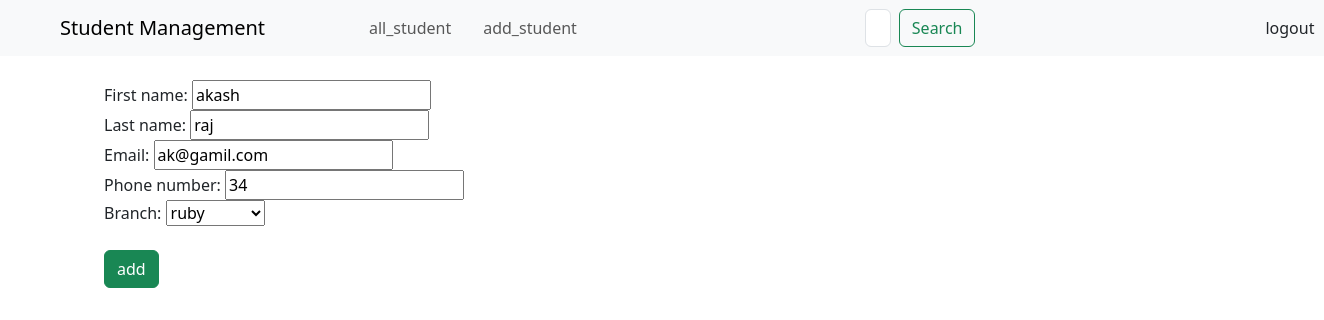
/student/update/4/, run on the app's committed database.
### student/models.py (models this page shows, shortened)
class studentmodel(models.Model):
    first_name=models.CharField( max_length=50)
    last_name=models.CharField( max_length=50)
    email=models.EmailField(max_length=254)
    phone_number=models.IntegerField(default=0)
    branch=models.CharField(max_length=30,choices= CHOICES)

### student/views.py (the view)
# urls.py: path('update/<int:id>/',update,name="update"),
def update(request,id):
    if request.method == "POST":
        student=studentmodel.objects.get(pk=id)
        fm=studentform(request.POST,instance=student)
        if fm.is_valid():
            fm.save()
            return redirect('/student/manage/')
    else:
        student=studentmodel.objects.get(pk=id)
        fm=studentform(instance=student)
    return render(request,'student_update.html',{"forms":fm})

### student/forms.py
class studentform(ModelForm):
    class Meta:
        model = studentmodel
        fields = "__all__"

### frontend/templates/student_update.html (shortened to what this page needs)
{% extends "base.html" %}
{% block content %}
<form action="" method="POST">
    <br>
    {{forms}}
    <br>
    <input type="submit" class="btn btn-success" value="add">
</form>
{% endblock %}

### data on the page
studentmodel: first_name "akash", last_name "raj", email "ak@gamil.com", phone_number "34", branch "ruby"
